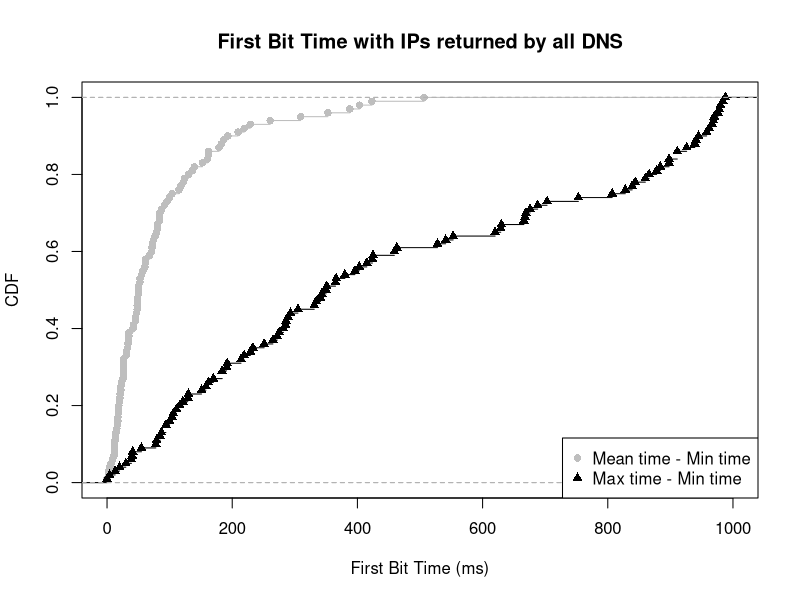

The R source for this figure:
mean_min <- c(11.166667, 209.312431, 87.393258, 20.444444, 26.659091, 115.000000, 12.111111, 13.750000, 179.033333, 17.333333, 41.585938, 61.208333, 50.583333, 18.833333, 219.150000, 183.090909, 11.700000, 12.388889, 47.000000, 260.714286, 228.777222, 68.166667, 48.181818, 15.633333, 33.428571, 34.755556, 352.956875, 26.083333, 8.875000, 49.000000, 2.333333, 45.333333, 20.000000, 161.998889, 121.833056, 91.500000, 72.500000, 96.033333, 49.055556, 17.141026, 26.055556, 71.416667, 123.800000, 30.597222, 52.833333, 78.933333, 74.444444, 25.633333, 99.666667, 12.750000, 309.397308, 22.200000, 35.069306, 186.250000, 17.500000, 83.666667, 423.230000, 403.321250, 0.000000, 387.932333, 80.666667, 506.532333, 76.826600, 152.166667, 71.733333, 4.525000, 42.425115, 17.981481, 2.750000, 25.968085, 21.000000, 34.888889, 50.448718, 61.416667, 25.964226, 55.357143, 52.444259, 57.416667, 6.533333, 139.546667, 50.289796, 136.110556, 22.187500, 104.000000, 130.235294, 84.586957, 117.861111, 162.555000, 48.166667, 60.500000, 45.833333, 192.999444, 22.833333, 18.416667, 80.574074, 32.878788, 14.314286, 30.761905, 83.832778, 160.395833)

max_min <- c(104.00, 944.99, 459.00, 121.00, 351.00, 553.00, 94.00, 30.00, 425.00, 87.00, 396.00, 669.00, 350.00, 184.00, 878.00, 331.00, 170.00, 151.00, 380.00, 911.00, 619.99, 158.00, 305.00, 100.00, 285.00, 424.00, 968.99, 106.00, 94.00, 343.00, 4.00, 275.00, 41.00, 838.99, 865.99, 162.00, 214.00, 911.00, 403.00, 286.00, 191.00, 219.00, 415.00, 753.00, 233.00, 898.00, 463.00, 541.00, 688.00, 111.00, 957.99, 55.00, 969.99, 807.00, 39.00, 629.00, 897.99, 843.99, 0.00, 925.99, 289.00, 940.99, 983.99, 939.00, 272.00, 20.00, 987.99, 130.00, 13.00, 528.00, 79.00, 251.00, 334.00, 341.00, 975.99, 884.00, 977.99, 184.00, 40.00, 827.99, 703.00, 859.99, 192.00, 365.00, 676.00, 666.00, 630.00, 966.99, 129.00, 265.00, 229.00, 961.99, 116.00, 85.00, 668.00, 293.00, 78.00, 282.00, 979.99, 366.00)

mean_min_val = ecdf(mean_min)
max_min_val = ecdf(max_min)

plot(mean_min_val, lty=1, col="grey", pch = 16, xlab="First Bit Time (ms)", ylab="CDF", main="First Bit Time with IPs returned by all DNS", xlim=c(0, 1000))
lines(max_min_val, pch = 17)

legend("bottomright",  pch = c(16, 17), legend=c("Mean time - Min time", "Max time - Min time"), col=c("grey", "black"))
